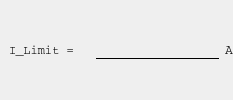
                                 <widget class="QFrame" name="frame_75">
                                  <property name="minimumSize">
                                   <size>
                                    <width>0</width>
                                    <height>0</height>
                                   </size>
                                  </property>
                                  <property name="frameShape">
                                   <enum>QFrame::NoFrame</enum>
                                  </property>
                                  <property name="frameShadow">
                                   <enum>QFrame::Plain</enum>
                                  </property>
                                  <layout class="QHBoxLayout" name="horizontalLayout_21">
                                   <property name="spacing">
                                    <number>6</number>
                                   </property>
                                   <property name="leftMargin">
                                    <number>0</number>
                                   </property>
                                   <property name="topMargin">
                                    <number>0</number>
                                   </property>
                                   <property name="rightMargin">
                                    <number>0</number>
                                   </property>
                                   <property name="bottomMargin">
                                    <number>0</number>
                                   </property>
                                   <item>
                                    <widget class="QFrame" name="frame_76">
                                     <property name="frameShape">
                                      <enum>QFrame::NoFrame</enum>
                                     </property>
                                     <property name="frameShadow">
                                      <enum>QFrame::Plain</enum>
                                     </property>
                                     <layout class="QVBoxLayout" name="verticalLayout_48">
                                      <item>
                                       <widget class="QLabel" name="label_29">
                                        <property name="font">
                                         <font>
                                          <family>Courier</family>
                                         </font>
                                        </property>
                                        <property name="text">
                                         <string>I_Limit = </string>
                                        </property>
                                       </widget>
                                      </item>
                                     </layout>
                                    </widget>
                                   </item>
                                   <item>
                                    <widget class="QFrame" name="frame_77">
                                     <property name="frameShape">
                                      <enum>QFrame::NoFrame</enum>
                                     </property>
                                     <property name="frameShadow">
                                      <enum>QFrame::Plain</enum>
                                     </property>
                                     <layout class="QVBoxLayout" name="verticalLayout_49">
                                      <property name="spacing">
                                       <number>0</number>
                                      </property>
                                      <property name="leftMargin">
                                       <number>0</number>
                                      </property>
                                      <property name="topMargin">
                                       <number>0</number>
                                      </property>
                                      <property name="rightMargin">
                                       <number>0</number>
                                      </property>
                                      <property name="bottomMargin">
                                       <number>0</number>
                                      </property>
                                      <item>
                                       <widget class="QLineEdit" name="lineEdit_9">
                                        <property name="minimumSize">
                                         <size>
                                          <width>50</width>
                                          <height>0</height>
                                         </size>
                                        </property>
                                        <property name="styleSheet">
                                         <string notr="true">QLineEdit{
	border:transparent;
	background: transparent;
	border-bottom: 1px solid black;
	font: 14px;

}


QLineEdit:down-arrow {
    image: url(resources/arrow.png);
	width: 14px;
	height: 14px;
}

QLineEdit QAbstractItemView {

    border: 2px solid darkgray;
    selection-background-color: rgb(174, 255, 193);
	selection-color: black;
	background-color: white;

}</string>
                                        </property>
                                       </widget>
                                      </item>
                                     </layout>
                                    </widget>
                                   </item>
                                   <item>
                                    <widget class="QFrame" name="frame_78">
                                     <property name="frameShape">
                                      <enum>QFrame::NoFrame</enum>
                                     </property>
                                     <property name="frameShadow">
                                      <enum>QFrame::Plain</enum>
                                     </property>
                                     <layout class="QVBoxLayout" name="verticalLayout_50">
                                      <property name="spacing">
                                       <number>0</number>
                                      </property>
                                      <property name="leftMargin">
                                       <number>0</number>
                                      </property>
                                      <property name="topMargin">
                                       <number>0</number>
                                      </property>
                                      <property name="rightMargin">
                                       <number>0</number>
                                      </property>
                                      <property name="bottomMargin">
                                       <number>0</number>
                                      </property>
                                      <item>
                                       <widget class="QLabel" name="label_30">
                                        <property name="font">
                                         <font>
                                          <family>Courier</family>
                                          <pointsize>10</pointsize>
                                         </font>
                                        </property>
                                        <property name="styleSheet">
                                         <string notr="true">border: transparent;</string>
                                        </property>
                                        <property name="text">
                                         <string>A</string>
                                        </property>
                                        <property name="scaledContents">
                                         <bool>true</bool>
                                        </property>
                                       </widget>
                                      </item>
                                     </layout>
                                    </widget>
                                   </item>
                                  </layout>
                                 </widget>
